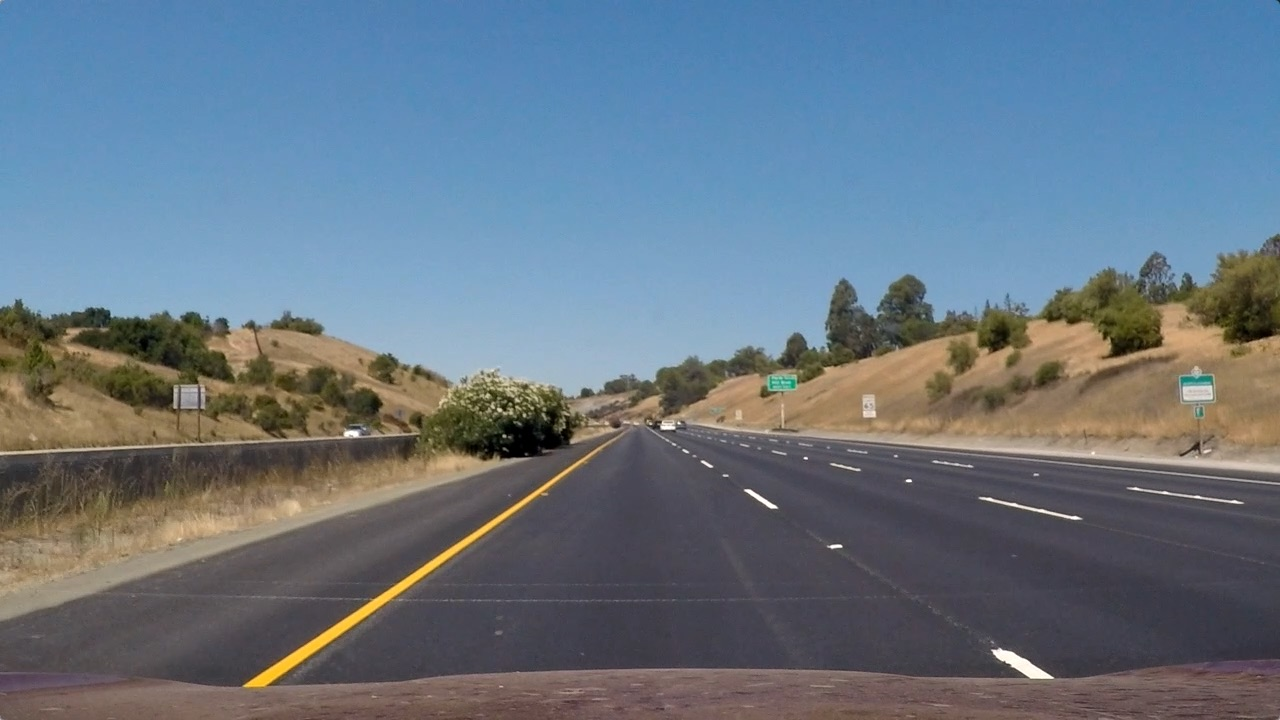
#> input picture test_images/straight_lines1.jpg, 1280 x 720 px
$ python -i threshold_binary.py   (imports and definitions only)   (older library calls are emulated)
#> lines starting #> are read from the running program, lines starting #| are printed output that depends on the picture; after the words box and inside, x2 and y2 are one past the last pixel; in counts of white or black regions, pixels touching at a corner belong together
import numpy as np
import cv2
import matplotlib.image as mpimg

class threshold:
    """
    Define the class of threshold and its calculation rules
    """
    def __init__(self, value):
        self.data = value
    def __and__(self, other):
        binary_output = np.zeros_like(self.data)
        binary_output[(self.data==1) & (other.data==1)]=1
        return threshold(binary_output)
    def __or__(self, other):
        binary_output = np.zeros_like(self.data)
        binary_output[(self.data==1) | (other.data==1)]=1
        return threshold(binary_output)
    def no(self, other):
        binary_output = np.zeros_like(self.data)
        binary_output[(self.data==1) & (other.data==0)]=1
        return threshold(binary_output)

def img_channel(img, colorspace, channel_num):
    """
    Exxtract the data of single channel from the specific color space
    """
    if colorspace == 'RGB':
        img_channel = img[:,:,channel_num]
        return img_channel
    elif colorspace == 'HSV':
        img = cv2.cvtColor(img, cv2.COLOR_RGB2HSV)
        img_channel = img[:,:,channel_num]
        return img_channel
    elif colorspace == 'HLS':
        img = cv2.cvtColor(img, cv2.COLOR_RGB2HLS)
        img_channel = img[:,:,channel_num]
        return img_channel
    else:
        raise('Please check the inputs (img, colormap, channel number)')

def thresh(img, thresh=[0, 255]):
    binary_output = np.zeros_like(img)
    binary_output[(img >= thresh[0]) & (img <= thresh[1])] = 1
    return binary_output

def mag_thresh(img,orient='x', thresh=(5,100)):
    """
    Threshold of magnitude of single sobel (x or y)
    """
#> called with orient = 'x', thresh = (30, 100)
    gray = cv2.cvtColor(img, cv2.COLOR_RGB2GRAY)
    if orient == 'x':
        abs_sobel = np.absolute(cv2.Sobel(gray, cv2.CV_64F, 1, 0))
    if orient == 'y':
        abs_sobel = np.absolute(cv2.Sobel(gray, cv2.CV_64F, 0, 1))
    # Rescale back to 8 bit integer
    scaled_sobel = np.uint8(255*abs_sobel/np.max(abs_sobel))
    # Create a copy and apply the threshold
    binary_output = np.zeros_like(scaled_sobel)
    # Here I'm using inclusive (>=, <=) thresholds, but exclusive is ok too
    binary_output[(scaled_sobel >= thresh[0]) & (scaled_sobel <= thresh[1])] = 1

    # Return the result
    return threshold(binary_output)

def scale_sobel_thresh(img, sobel_kernel=3, mag_thresh=(5, 15)):
    """
    Threshold of magnitude of sobel
    """
#> called with sobel_kernel = 3, mag_thresh = (20, 255)
    gray = cv2.cvtColor(img, cv2.COLOR_RGB2GRAY)
    sobelx = cv2.Sobel(gray, cv2.CV_64F, 1, 0, ksize=sobel_kernel)
    sobely = cv2.Sobel(gray, cv2.CV_64F, 0, 1, ksize=sobel_kernel)
    gradmag = np.sqrt(sobelx**2 + sobely**2)
    scale_factor = np.max(gradmag)/255
#> scale_factor = 3.12
    gradmag = (gradmag/scale_factor).astype(np.uint8)
    binary_output = np.zeros_like(gradmag)
    binary_output[(gradmag >= mag_thresh[0]) & (gradmag <= mag_thresh[1])] = 1
    return threshold(binary_output)

# [11 lines left out: function dir_threshold, not called in this run]

def hls_select(img, thresh=(170, 255)):
    """
    Select the S channel of HLS colorspace to define the threshold
    """
#> called with thresh = (140, 255)
    hls = cv2.cvtColor(img, cv2.COLOR_RGB2HLS)
#> hls: shape (720, 1280, 3); mean of channels 0, 1, 2 85.5, 117, 67
    s_channel = hls[:,:,2]
    binary_output = np.zeros_like(s_channel)
    binary_output[(s_channel > thresh[0]) & (s_channel <= thresh[1])] = 1
    return threshold(binary_output)

def yellow_thresh(img):
    """
    Extract the yellow part based on RGB color space
    """
    thresh_R = threshold(thresh(img_channel(img, 'RGB', 0), thresh=[110, 255]))
#> in thresh, `binary_output[(img >= thresh[0]) & (img <= thresh[1])] = 1`:
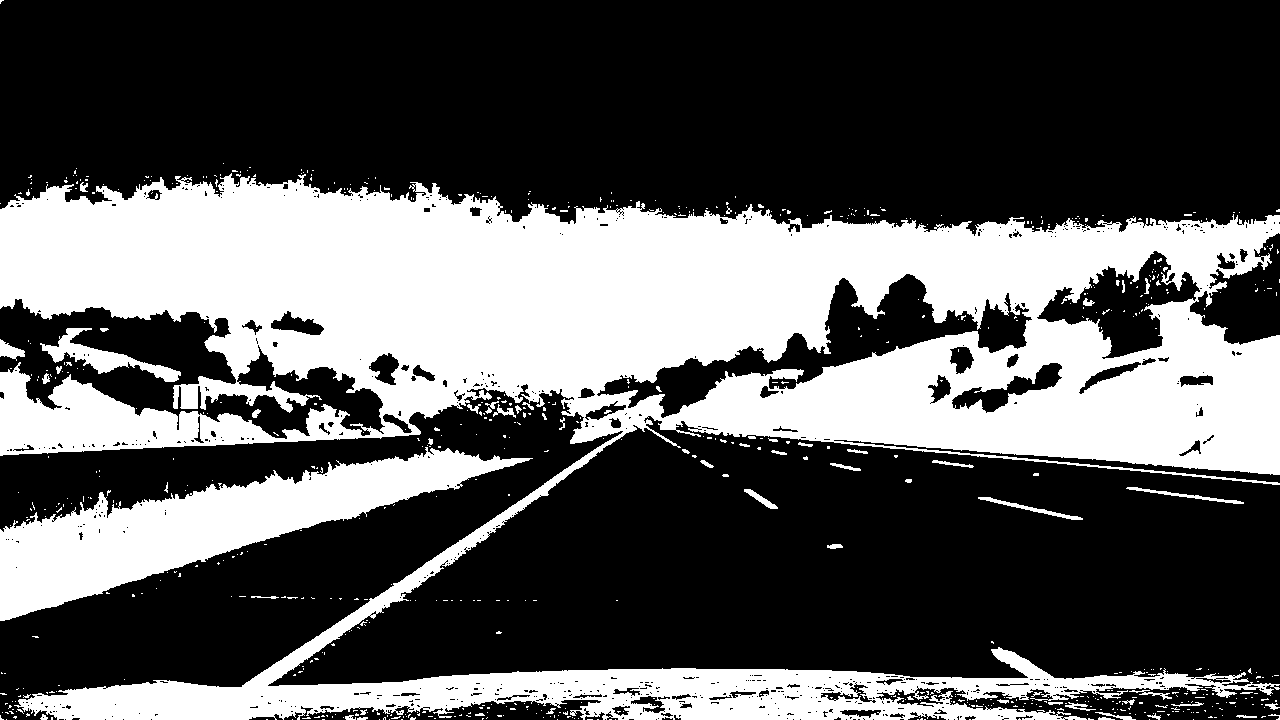
#> binary_output: shape (720, 1280); values 0 (black) and 1 (white), 35% white; 718 white regions (659 under 20 px), largest, box (x1, y1, x2, y2) and area: (0, 173, 1280, 720) 283592, (0, 447, 533, 621) 30997, (40, 328, 181, 382) 2043
    thresh_G = threshold(thresh(img_channel(img, 'RGB', 1), thresh=[140, 230]))
    thresh_B = threshold(thresh(img_channel(img, 'RGB', 2), thresh=[0, 110]))
#> call 3 of img_channel, with colorspace = 'RGB', channel_num = 2
#> in img_channel (call 3), `img_channel = img[:,:,channel_num]`:
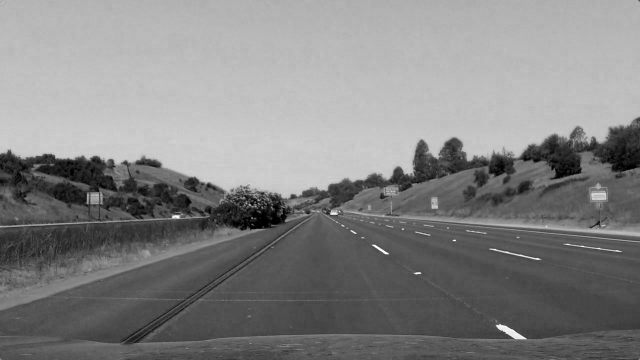
#> img_channel: shape (720, 1280) (shown at 1/2 size); min 0, max 255, mean 131.2
#> in thresh (call 3), `binary_output[(img >= thresh[0]) & (img <= thresh[1])] = 1`:
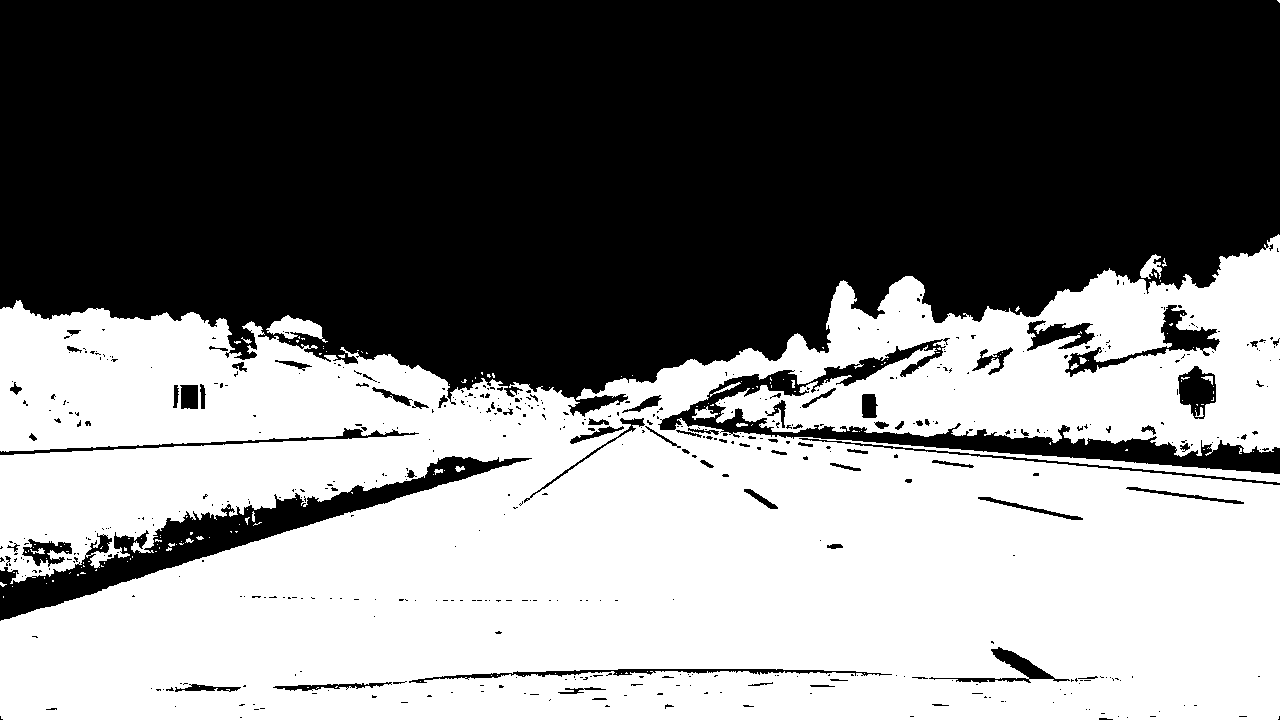
#> binary_output: shape (720, 1280); values 0 (black) and 1 (white), 49.2% white; 167 white regions (149 under 20 px), largest, box (x1, y1, x2, y2) and area: (0, 234, 1280, 720) 450836, (266, 315, 328, 343) 800, (1140, 254, 1162, 279) 284
    return thresh_R & thresh_G & thresh_B

def white_thresh(img):
    """
    Extract the white part based on RGB color space
    """
    thresh_R = threshold(thresh(img_channel(img, 'RGB', 0), thresh=[220, 255]))
    thresh_G = threshold(thresh(img_channel(img, 'RGB', 1), thresh=[220, 255]))
    thresh_B = threshold(thresh(img_channel(img, 'RGB', 2), thresh=[220, 255]))
    return thresh_R & thresh_G & thresh_B

def black_thresh(img):
    """
    Extract the black part based on RGB color space
    """
    thresh_R = threshold(thresh(img_channel(img, 'RGB', 0), thresh=[0, 40]))
    thresh_G = threshold(thresh(img_channel(img, 'RGB', 1), thresh=[0, 40]))
    thresh_B = threshold(thresh(img_channel(img, 'RGB', 2), thresh=[0, 40]))
    return thresh_R & thresh_G & thresh_B

def combined_threshold(img):
    """
    Define the combined threshold
    """
    sobel_x = mag_thresh(img, thresh=(30,100))
    sobel_scale = scale_sobel_thresh(img, mag_thresh=(20, 255))
    sobel_y = mag_thresh(img, orient='y', thresh=(40,255))
    hls_2 = hls_select(img, thresh=(140, 255))
    yellow = yellow_thresh(img)
    white = white_thresh(img)
    black = black_thresh(img)
    binary_output = ((sobel_x&sobel_y)|white|yellow|hls_2).no(black)
    # Return the numpy array for the next step
    return binary_output.data

>>> import cv2
>>> picture = cv2.cvtColor(cv2.imread('test_images/straight_lines1.jpg'), cv2.COLOR_BGR2RGB)
>>> result = combined_threshold(picture)
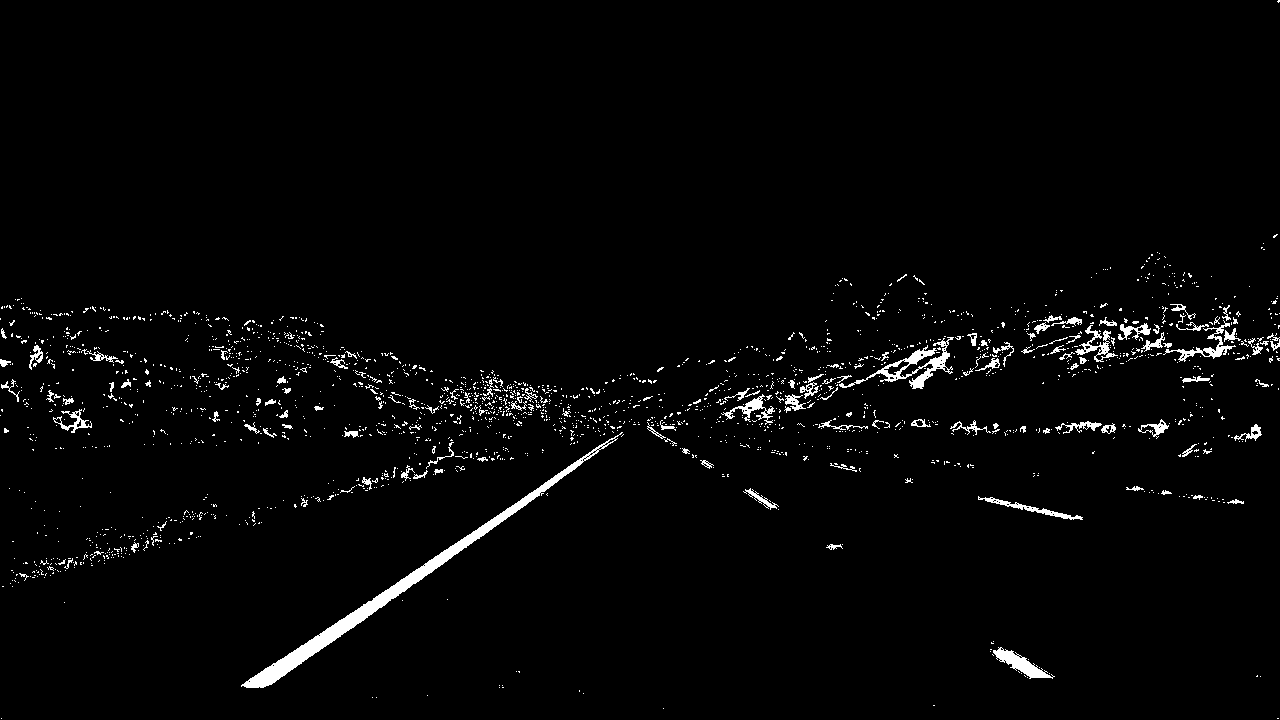
#> result: shape (720, 1280); values 0 (black) and 1 (white), 2.3% white; 2083 white regions (1951 under 20 px), largest, box (x1, y1, x2, y2) and area: (241, 432, 623, 688) 4523, (839, 337, 954, 389) 1205, (993, 647, 1055, 679) 676

$ run again, on test_images/straight_lines2.jpg
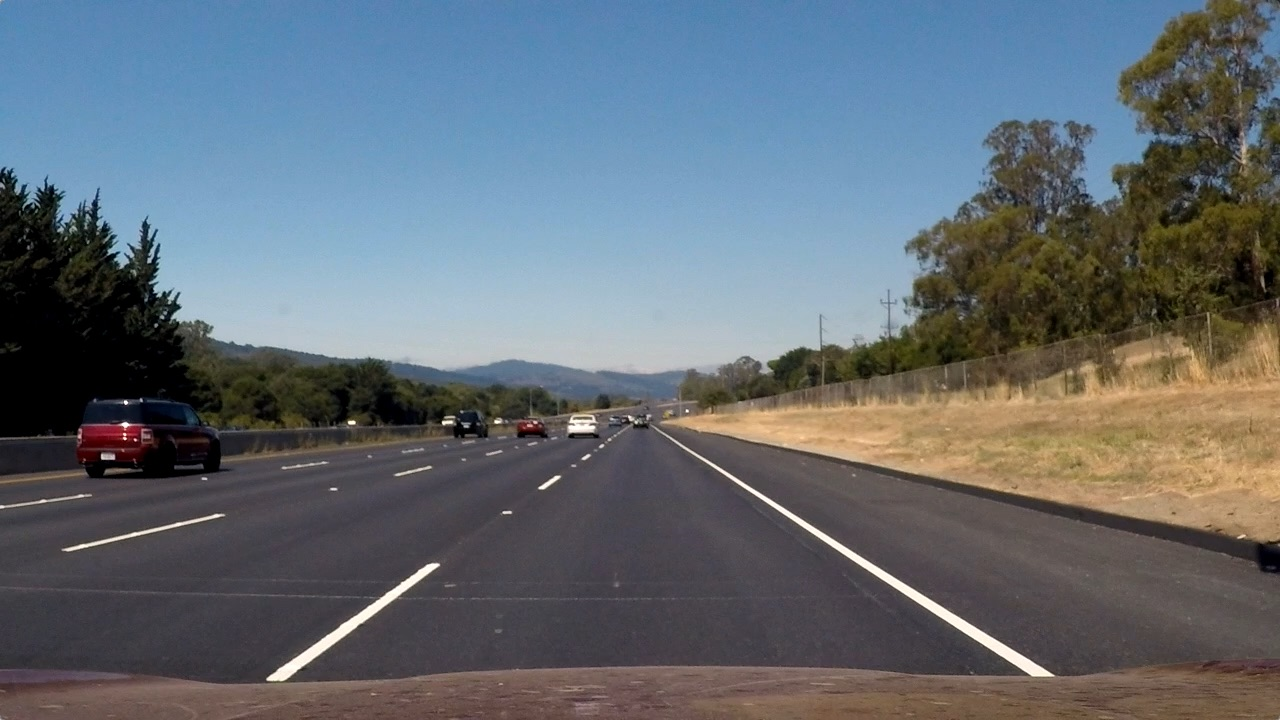
#> input picture test_images/straight_lines2.jpg, 1280 x 720 px
#> scale_factor = 3.37
#> hls: shape (720, 1280, 3); mean of channels 0, 1, 2 81.7, 107, 62.5
#> in thresh, `binary_output[(img >= thresh[0]) & (img <= thresh[1])] = 1`:
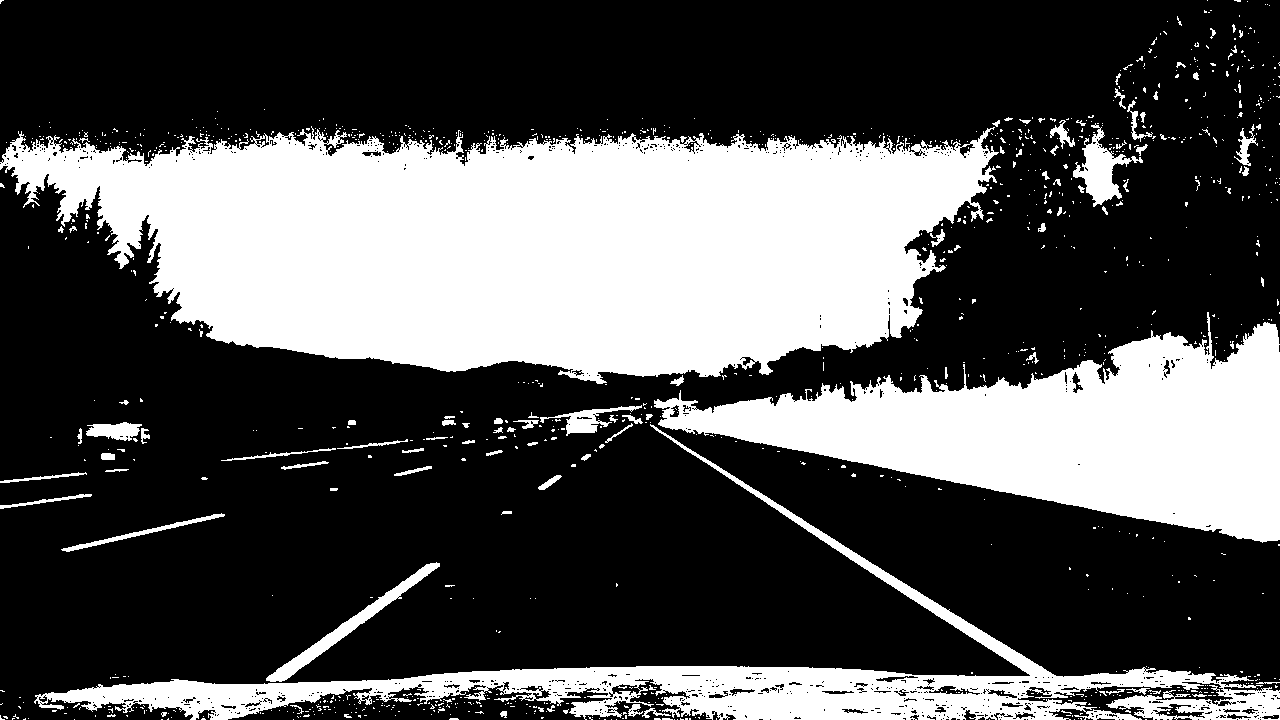
#> binary_output: shape (720, 1280); values 0 (black) and 1 (white), 32.6% white; 1137 white regions (1040 under 20 px), largest, box (x1, y1, x2, y2) and area: (0, 126, 999, 384) 176593, (654, 312, 1280, 543) 67192, (34, 424, 1280, 720) 40855
#> `result = combined_threshold(picture)`:
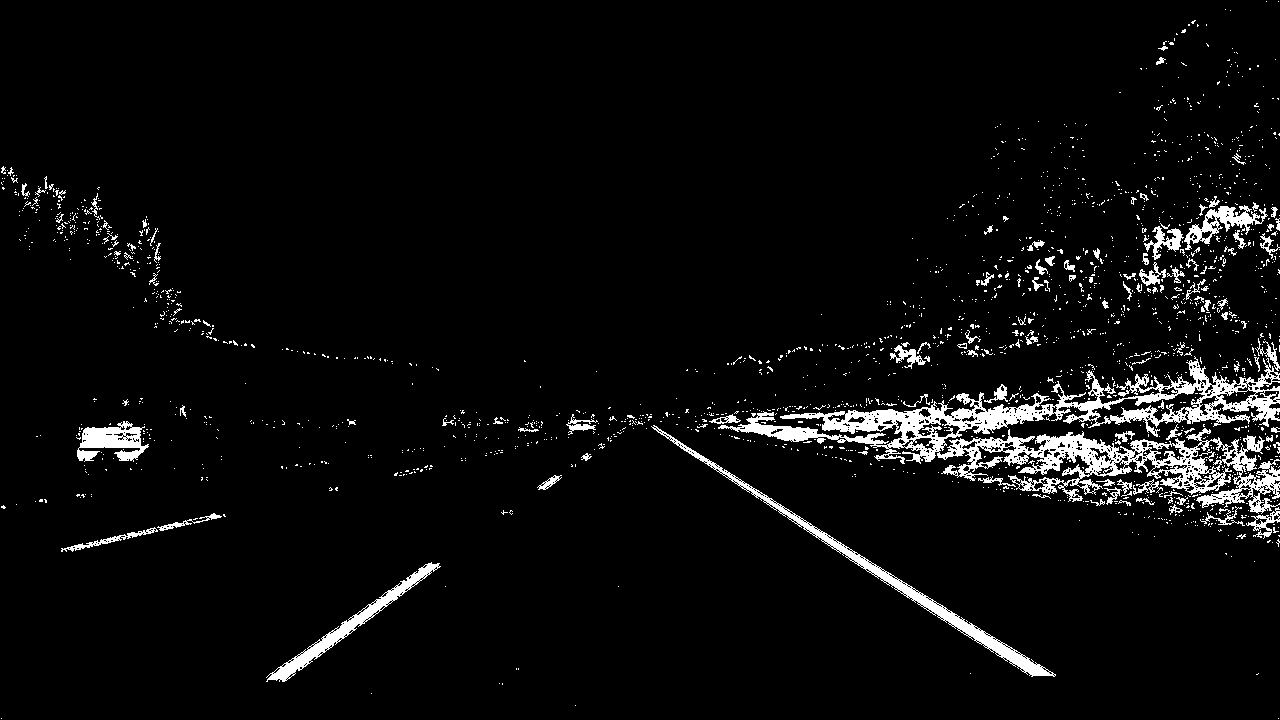
#> result: shape (720, 1280); values 0 (black) and 1 (white), 4.7% white; 1928 white regions (1810 under 20 px), largest, box (x1, y1, x2, y2) and area: (718, 356, 1280, 514) 21330, (651, 425, 1056, 677) 3794, (266, 562, 441, 682) 2212
